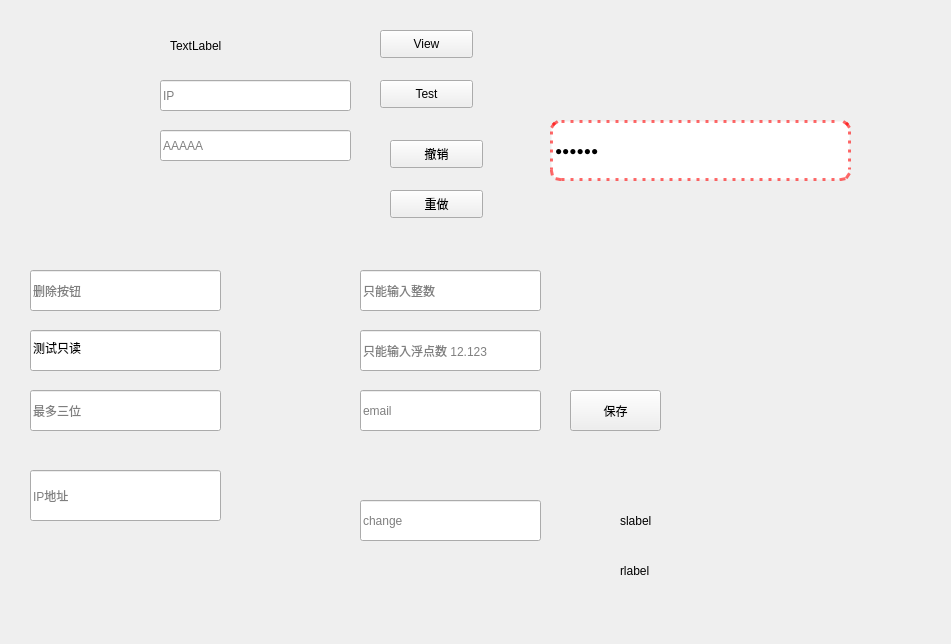
<?xml version="1.0" encoding="UTF-8"?>
<ui version="4.0">
 <class>qlineedittestClass</class>
 <widget class="QWidget" name="qlineedittestClass">
  <property name="geometry">
   <rect>
    <x>0</x>
    <y>0</y>
    <width>951</width>
    <height>644</height>
   </rect>
  </property>
  <property name="windowTitle">
   <string>qlineedittest</string>
  </property>
  <widget class="QLineEdit" name="lineEdit">
   <property name="geometry">
    <rect>
     <x>160</x>
     <y>80</y>
     <width>191</width>
     <height>31</height>
    </rect>
   </property>
   <property name="text">
    <string/>
   </property>
   <property name="placeholderText">
    <string>IP</string>
   </property>
   <property name="cursorMoveStyle">
    <enum>Qt::VisualMoveStyle</enum>
   </property>
  </widget>
  <widget class="QPushButton" name="pushButton">
   <property name="geometry">
    <rect>
     <x>380</x>
     <y>80</y>
     <width>93</width>
     <height>28</height>
    </rect>
   </property>
   <property name="text">
    <string>Test</string>
   </property>
  </widget>
  <widget class="QLabel" name="label">
   <property name="geometry">
    <rect>
     <x>170</x>
     <y>30</y>
     <width>181</width>
     <height>31</height>
    </rect>
   </property>
   <property name="text">
    <string>TextLabel</string>
   </property>
  </widget>
  <widget class="QPushButton" name="pushButton_2">
   <property name="geometry">
    <rect>
     <x>380</x>
     <y>30</y>
     <width>93</width>
     <height>28</height>
    </rect>
   </property>
   <property name="text">
    <string>View</string>
   </property>
  </widget>
  <widget class="QLineEdit" name="delEdit">
   <property name="geometry">
    <rect>
     <x>30</x>
     <y>270</y>
     <width>191</width>
     <height>41</height>
    </rect>
   </property>
   <property name="placeholderText">
    <string>删除按钮</string>
   </property>
   <property name="clearButtonEnabled">
    <bool>true</bool>
   </property>
  </widget>
  <widget class="QLineEdit" name="readlEdit">
   <property name="geometry">
    <rect>
     <x>30</x>
     <y>330</y>
     <width>191</width>
     <height>41</height>
    </rect>
   </property>
   <property name="text">
    <string>测试只读</string>
   </property>
   <property name="readOnly">
    <bool>true</bool>
   </property>
   <property name="placeholderText">
    <string>只读</string>
   </property>
   <property name="clearButtonEnabled">
    <bool>false</bool>
   </property>
  </widget>
  <widget class="QLineEdit" name="threeEdit">
   <property name="geometry">
    <rect>
     <x>30</x>
     <y>390</y>
     <width>191</width>
     <height>41</height>
    </rect>
   </property>
   <property name="maxLength">
    <number>3</number>
   </property>
   <property name="placeholderText">
    <string>最多三位</string>
   </property>
  </widget>
  <widget class="QPushButton" name="pushButton_3">
   <property name="geometry">
    <rect>
     <x>390</x>
     <y>140</y>
     <width>93</width>
     <height>28</height>
    </rect>
   </property>
   <property name="text">
    <string>撤销</string>
   </property>
  </widget>
  <widget class="QPushButton" name="pushButton_4">
   <property name="geometry">
    <rect>
     <x>390</x>
     <y>190</y>
     <width>93</width>
     <height>28</height>
    </rect>
   </property>
   <property name="text">
    <string>重做</string>
   </property>
  </widget>
  <widget class="QLineEdit" name="ip">
   <property name="geometry">
    <rect>
     <x>30</x>
     <y>470</y>
     <width>191</width>
     <height>51</height>
    </rect>
   </property>
   <property name="placeholderText">
    <string>IP地址</string>
   </property>
  </widget>
  <widget class="QLineEdit" name="textEdit">
   <property name="geometry">
    <rect>
     <x>160</x>
     <y>130</y>
     <width>191</width>
     <height>31</height>
    </rect>
   </property>
   <property name="placeholderText">
    <string>AAAAA</string>
   </property>
  </widget>
  <widget class="QLineEdit" name="iedit">
   <property name="geometry">
    <rect>
     <x>360</x>
     <y>270</y>
     <width>181</width>
     <height>41</height>
    </rect>
   </property>
   <property name="placeholderText">
    <string>只能输入整数</string>
   </property>
  </widget>
  <widget class="QLineEdit" name="dedit">
   <property name="geometry">
    <rect>
     <x>360</x>
     <y>330</y>
     <width>181</width>
     <height>41</height>
    </rect>
   </property>
   <property name="placeholderText">
    <string>只能输入浮点数 12.123</string>
   </property>
  </widget>
  <widget class="QLineEdit" name="email">
   <property name="geometry">
    <rect>
     <x>360</x>
     <y>390</y>
     <width>181</width>
     <height>41</height>
    </rect>
   </property>
   <property name="placeholderText">
    <string>email</string>
   </property>
  </widget>
  <widget class="QPushButton" name="savepushButton">
   <property name="geometry">
    <rect>
     <x>570</x>
     <y>390</y>
     <width>91</width>
     <height>41</height>
    </rect>
   </property>
   <property name="text">
    <string>保存</string>
   </property>
  </widget>
  <widget class="QLineEdit" name="sedit">
   <property name="geometry">
    <rect>
     <x>360</x>
     <y>500</y>
     <width>181</width>
     <height>41</height>
    </rect>
   </property>
   <property name="placeholderText">
    <string>change</string>
   </property>
  </widget>
  <widget class="QLabel" name="slabel">
   <property name="geometry">
    <rect>
     <x>620</x>
     <y>500</y>
     <width>301</width>
     <height>41</height>
    </rect>
   </property>
   <property name="text">
    <string>slabel</string>
   </property>
  </widget>
  <widget class="QLabel" name="rlabel">
   <property name="geometry">
    <rect>
     <x>620</x>
     <y>550</y>
     <width>291</width>
     <height>41</height>
    </rect>
   </property>
   <property name="text">
    <string>rlabel</string>
   </property>
  </widget>
  <widget class="QLineEdit" name="sedit_2">
   <property name="geometry">
    <rect>
     <x>550</x>
     <y>120</y>
     <width>301</width>
     <height>61</height>
    </rect>
   </property>
   <property name="styleSheet">
    <string notr="true">QLineEdit{
	border:3px dotted  rgba(255,0,0,150);
	border-radius:10px;
}
QLineEdit[echoMode=&quot;2&quot;]{
	
}</string>
   </property>
   <property name="text">
    <string>123456</string>
   </property>
   <property name="echoMode">
    <enum>QLineEdit::Password</enum>
   </property>
   <property name="placeholderText">
    <string/>
   </property>
  </widget>
 </widget>
 <layoutdefault spacing="6" margin="11"/>
 <resources>
  <include location="qlineedittest.qrc"/>
 </resources>
 <connections>
  <connection>
   <sender>pushButton</sender>
   <signal>clicked()</signal>
   <receiver>qlineedittestClass</receiver>
   <slot>Test()</slot>
   <hints>
    <hint type="sourcelabel">
     <x>438</x>
     <y>95</y>
    </hint>
    <hint type="destinationlabel">
     <x>352</x>
     <y>752</y>
    </hint>
   </hints>
  </connection>
  <connection>
   <sender>pushButton_2</sender>
   <signal>clicked()</signal>
   <receiver>qlineedittestClass</receiver>
   <slot>View()</slot>
   <hints>
    <hint type="sourcelabel">
     <x>400</x>
     <y>41</y>
    </hint>
    <hint type="destinationlabel">
     <x>321</x>
     <y>714</y>
    </hint>
   </hints>
  </connection>
  <connection>
   <sender>pushButton_3</sender>
   <signal>clicked()</signal>
   <receiver>lineEdit</receiver>
   <slot>undo()</slot>
   <hints>
    <hint type="sourcelabel">
     <x>432</x>
     <y>149</y>
    </hint>
    <hint type="destinationlabel">
     <x>219</x>
     <y>91</y>
    </hint>
   </hints>
  </connection>
  <connection>
   <sender>pushButton_4</sender>
   <signal>clicked()</signal>
   <receiver>lineEdit</receiver>
   <slot>redo()</slot>
   <hints>
    <hint type="sourcelabel">
     <x>443</x>
     <y>204</y>
    </hint>
    <hint type="destinationlabel">
     <x>254</x>
     <y>95</y>
    </hint>
   </hints>
  </connection>
  <connection>
   <sender>textEdit</sender>
   <signal>returnPressed()</signal>
   <receiver>qlineedittestClass</receiver>
   <slot>View()</slot>
   <hints>
    <hint type="sourcelabel">
     <x>281</x>
     <y>151</y>
    </hint>
    <hint type="destinationlabel">
     <x>253</x>
     <y>729</y>
    </hint>
   </hints>
  </connection>
  <connection>
   <sender>lineEdit</sender>
   <signal>returnPressed()</signal>
   <receiver>qlineedittestClass</receiver>
   <slot>View()</slot>
   <hints>
    <hint type="sourcelabel">
     <x>337</x>
     <y>99</y>
    </hint>
    <hint type="destinationlabel">
     <x>408</x>
     <y>713</y>
    </hint>
   </hints>
  </connection>
  <connection>
   <sender>savepushButton</sender>
   <signal>clicked()</signal>
   <receiver>qlineedittestClass</receiver>
   <slot>Save()</slot>
   <hints>
    <hint type="sourcelabel">
     <x>639</x>
     <y>413</y>
    </hint>
    <hint type="destinationlabel">
     <x>655</x>
     <y>806</y>
    </hint>
   </hints>
  </connection>
  <connection>
   <sender>sedit</sender>
   <signal>editingFinished()</signal>
   <receiver>qlineedittestClass</receiver>
   <slot>Edit()</slot>
   <hints>
    <hint type="sourcelabel">
     <x>502</x>
     <y>517</y>
    </hint>
    <hint type="destinationlabel">
     <x>531</x>
     <y>756</y>
    </hint>
   </hints>
  </connection>
  <connection>
   <sender>sedit</sender>
   <signal>returnPressed()</signal>
   <receiver>qlineedittestClass</receiver>
   <slot>Return()</slot>
   <hints>
    <hint type="sourcelabel">
     <x>467</x>
     <y>521</y>
    </hint>
    <hint type="destinationlabel">
     <x>476</x>
     <y>808</y>
    </hint>
   </hints>
  </connection>
  <connection>
   <sender>sedit</sender>
   <signal>textEdited(QString)</signal>
   <receiver>qlineedittestClass</receiver>
   <slot>Edited(QString)</slot>
   <hints>
    <hint type="sourcelabel">
     <x>529</x>
     <y>524</y>
    </hint>
    <hint type="destinationlabel">
     <x>557</x>
     <y>691</y>
    </hint>
   </hints>
  </connection>
  <connection>
   <sender>sedit</sender>
   <signal>textChanged(QString)</signal>
   <receiver>qlineedittestClass</receiver>
   <slot>Change(QString)</slot>
   <hints>
    <hint type="sourcelabel">
     <x>459</x>
     <y>527</y>
    </hint>
    <hint type="destinationlabel">
     <x>457</x>
     <y>729</y>
    </hint>
   </hints>
  </connection>
 </connections>
 <slots>
  <slot>Test()</slot>
  <slot>View()</slot>
  <slot>Save()</slot>
  <slot>Edit()</slot>
  <slot>Return()</slot>
  <slot>Edited(QString)</slot>
  <slot>Change(QString)</slot>
 </slots>
</ui>
